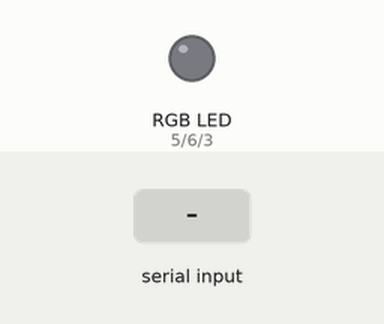
Bench run of a sketch on a simulated Arduino Uno, built with avr-gcc and run on an emulated ATmega328P. Shown: an RGB LED mixed from three pins (HIGH = lit). Inputs (shaded band) come from the test bench.

Above: at 1.2 s.
1.3 s: "r" received over Serial
At 2.2 s:
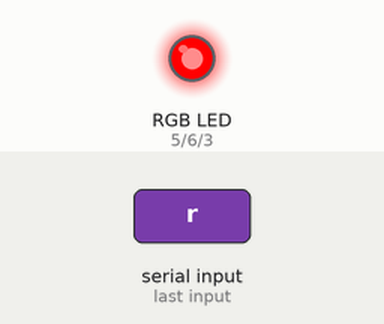
2.8 s: "g" received over Serial
At 3.3 s:
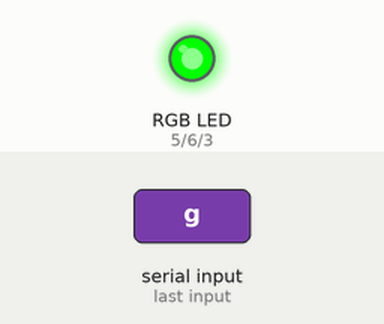
4.3 s: "b" received over Serial
At 5.6 s:
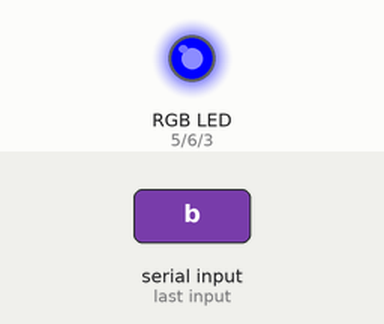
Timing chart, 0 to 7.3 s (numbered marks = the images above; inputs shaded):
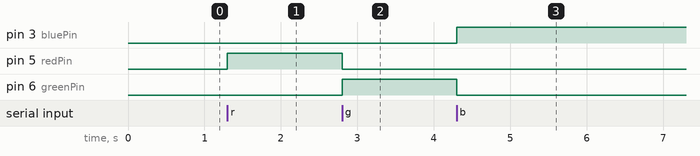

Measured:
- after the input at 1.3 s, pin 5 (redPin): LOW → HIGH at once
- after the input at 2.8 s, pin 5 (redPin): HIGH → LOW at once; pin 6 (greenPin): LOW → HIGH at once
- after the input at 4.3 s, pin 3 (bluePin): LOW → HIGH at once; pin 6 (greenPin): HIGH → LOW at once

The sketch:

rgb.ino
```cpp
const int greenPin = 6;
const int bluePin = 3;
const int redPin = 5;

void setup() {
  Serial.begin(9600);
  pinMode(greenPin, OUTPUT);
  pinMode(bluePin, OUTPUT);
  pinMode(redPin, OUTPUT);
}

int redflag = 0;
int greenflag = 0;
int blueflag= 0;
char choice;

void loop() {
  choice = Serial.read();
  if(choice == 'r'){
    redflag = 1;
    blueflag = 0;
    greenflag = 0;
  }
  else if(choice=='g') {
    greenflag = 1;
    redflag = 0;
    blueflag = 0;
  }
  else if(choice=='b') {
    blueflag = 1;
    greenflag = 0;
    redflag = 0;
  }

  if (redflag){
    analogWrite(redPin, 255);
    analogWrite(bluePin, 0);
    analogWrite(greenPin, 0);
  }

  if (greenflag){
    analogWrite(redPin,0);
    analogWrite(bluePin, 0);
    analogWrite(greenPin, 255);
  }

  if (blueflag){
    analogWrite(redPin,0);
    analogWrite(bluePin, 255);
    analogWrite(greenPin, 0);
  }

  if(!redflag && !blueflag && !greenflag){
    analogWrite(redPin,0);
    analogWrite(bluePin, 0);
    analogWrite(greenPin, 0);
  }


}
```
